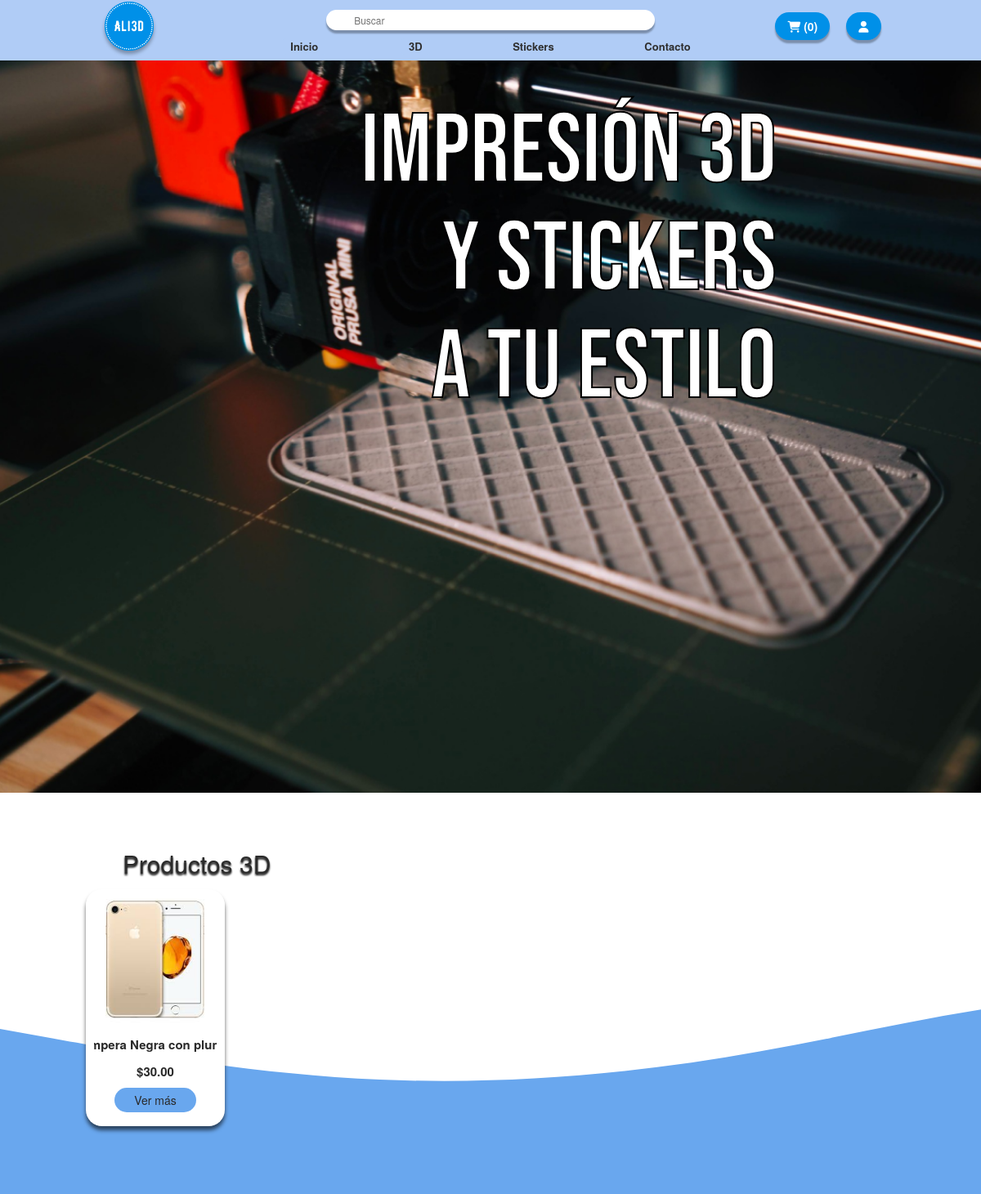
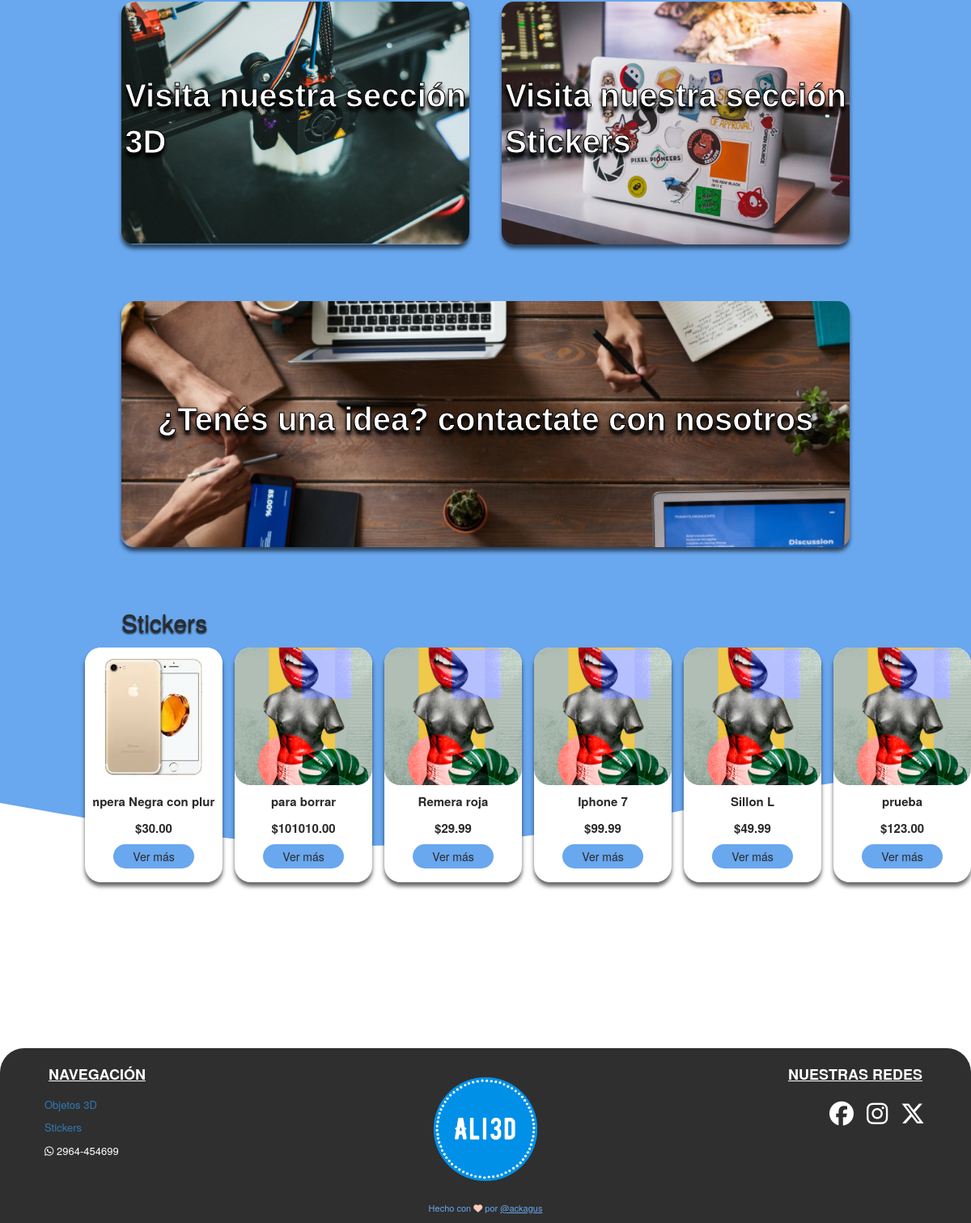
The page / on the database its author committed (2 pictures, top to bottom).
### tables this page shows
CREATE TABLE `productos` (
  `id` int(11) NOT NULL,
  `nombre` varchar(255) DEFAULT NULL,
  `descripcion` text DEFAULT NULL,
  `precio` decimal(10,2) DEFAULT NULL,
  `id_categoria` int(4) DEFAULT NULL,
  `id_subcategoria` int(4) NOT NULL,
  `stock` int(4) NOT NULL,
  `popular` int(11) NOT NULL DEFAULT 0,
  `imagen` varchar(255) DEFAULT NULL,
  `imagen2` text NOT NULL,
  `imagen3` text NOT NULL,
  `imagen4` text NOT NULL,
  `is_3d` tinyint(1) NOT NULL
);

### index.php (the view, shortened to what this page needs)
<?php
    require('app/funciones.php');
?>
<!DOCTYPE html>
<html lang="es">
<head>
  <link rel="stylesheet" href="https://maxcdn.bootstrapcdn.com/bootstrap/3.4.1/css/bootstrap.min.css">
  <link rel="stylesheet" href="estilos/estilo_productos_card.css">
  <link rel="stylesheet" href="estilos/estilo_navbar.css">
  <link rel="stylesheet" href="estilos/estilo_index.css">
  <link rel="stylesheet" href="estilos/estilo_footer.css">
</head>
<body>
  <?php
    include('app/navbar.php');
  ?>
  <section id="page">
  <div id="hero">
    <h1>Impresión 3D <br> y Stickers <br> a tu Estilo</h1>
  </div>
  <section id="conteiner_index">
  <div class="popular-products">
    <h2>Productos 3D</h2>
    <div class="productos-list">
      <?php
      $query = "SELECT * FROM `productos` WHERE `is_3d` = 1 ORDER BY `popular` DESC LIMIT 6";
      $resultado = mysqli_query($conexion, $query);
        while ($producto = mysqli_fetch_array($resultado)) {
          echo "<div class='card'><a href='app/producto.php?id=". $producto['id'] . "'>";
          echo "<div class='card-img'><img class='card-img' src='" . $producto['imagen'] . "' alt='" . $producto['nombre'] . "'></div>";
          echo "<div class='card-info'>";
          echo "<p class='text-title'>" . $producto['nombre'] . "</p>";
          echo "</div>";
          echo "<div class='card-footer'>";
          echo "<span class='text-title'> $" . $producto['precio'] . "</span></a>";
          echo "<a href='app/producto.php?id=". $producto['id'] . "'><div class='card-button'> Ver más";
          echo "</div></a>";
          echo "</div></div>";
        }
      ?>
    </div>
  <div id="secciones" class="parent">
        <div id="seccion_3d" class="div1">
          <a href="app/tienda.php?is_3d=1">
            <div><p>Visita nuestra sección <br>3D</p></div>
          </a>
        </div>
        <div id="seccion_sticker" class="div2">
          <a href="app/tienda.php?is_3d=0">
            <div><p>Visita nuestra sección <br>Stickers</p></div>
          </a>
        </div>
        <div id="seccion_contacto" class="div3">
          <a href="">
            <div><p>¿Tenés una idea? contactate con nosotros</p></div>
          </a>
        </div>
  </div>
  <div class="new-products">
    <h2>Stickers</h2>
    <div class="productos-list">
      <?php
      $query = "SELECT * FROM `productos` WHERE 'is_3d' = 0 ORDER BY `popular` DESC LIMIT 6";
      $resultado = mysqli_query($conexion, $query);
      while ($producto = mysqli_fetch_array($resultado)) {
        echo "<div class='card'><a href='app/producto.php?id=". $producto['id'] . "'>";
        echo "<div class='card-img'><img class='card-img' src='" . $producto['imagen'] . "' alt='" . $producto['nombre'] . "'></div>";
        echo "<div class='card-info'>";
        echo "<p class='text-title'>" . $producto['nombre'] . "</p>";
        echo "</div>";
        echo "<div class='card-footer'>";
        echo "<span class='text-title'> $" . $producto['precio'] . "</span></a>";
        echo "<a href='app/producto.php?id=". $producto['id'] . "'><div class='card-button'> Ver más";
        echo "</div></a>";
        echo "</div></div>";
      }
      ?>
  </section>
  <?php
    include('app/footer.php');
  ?>
  </section>
</body>
</html>

### estilos/estilo_productos_card.css (style rules this page uses)
:root { --azul_1: #0090E8; --azul_2: #69A7EE; --azul_3: #B0CCF6; --azul_4: #ECF2FD; --negro1: #000000; --negro: #2F2F2F; --negro2: #292929; --blanco: #FFFFFF; }
html { font-size: 62.5%; }
.card { width: 17rem; height: 29rem; padding: 1rem; background: #ffffff; position: relative; overflow: visible; box-shadow: 0px 5px 5px rgba(0, 0, 0, 0.6); margin: 0.5rem; border-radius: 2rem; }
.card-img { background-color: transparent; height: 17rem; width: 17rem; margin: -0.5rem 0 0 -0.5rem; border-radius: 2rem; transition: .3s ease; }
.card-info { padding-top: 5%; overflow: hidden; text-overflow: ellipsis; white-space: nowrap; display: flex; justify-content: center; align-items: center; color: var(--negro2); }
.card-footer { width: 100%; height: auto; display: flex; flex-direction: column; justify-content: space-between; align-items: center; padding-top: .8rem; }
.text-title { font-weight: bold; font-size: 1.5rem; line-height: 1.5rem; color: var(--negro2); }
.card-button { background-color: var(--azul_2); color: var(--negro2); width: 10rem; display: flex; padding: 0.5rem; cursor: pointer; border-radius: 1.5rem; transition: .3s ease-in-out; margin-top: 1.2rem; display: flex; justify-content: center; align-items: center; font-size: 1.4rem; }

### estilos/estilo_navbar.css (style rules this page uses)
:root { --azul_1: #0090E8; --azul_2: #69A7EE; --azul_3: #B0CCF6; --azul_4: #ECF2FD; --negro1: #000000; --negro: #2F2F2F; --blanco: #FFFFFF; }

### estilos/estilo_index.css (style rules this page uses)
:root { --azul_1: #0090E8; --azul_2: #69A7EE; --azul_3: #B0CCF6; --azul_4: #ECF2FD; --negro1: #000000; --negro: #2F2F2F; --blanco: #FFFFFF; }
body { background-color: var(--blanco); font-size: 62.5%; }
#page { padding-top: 5rem; }
#hero { width: 100%; height: 90rem; background-image: url(../img/banner/hero.png); background-size: cover; }
#hero h1 { width: 100%; height: 100%; font-size: 12rem; color: var(--blanco); text-align: right; padding: 5rem 25rem 0rem 0rem; -webkit-text-stroke: var(--negro1); -webkit-text-stroke-width: 2px; font-family: 'Bebas Neue', sans-serif; }
.popular-products { background-image: url(../img/pattern/wave.svg); background-size: cover; background-repeat: no-repeat; background-position: 0%; padding-top: 5rem; }
.new-products { background-image: url(../img/pattern/waves2.svg); background-size: cover; background-repeat: no-repeat; background-position: 0%; margin-top: -2rem; margin-bottom: 20rem; }
.popular-products h2, .new-products h2 { width: 100%; display: flex; justify-content: start; padding-left: 15rem; filter: drop-shadow(0px 2px 1px rgba(0, 0, 0, 1)); color: #2b2b2b; }
.productos-list { list-style-type: none; margin-left: 0; padding: 0rem 10rem 0rem 10rem; display: grid; grid-template-columns: repeat(6, 1fr); grid-gap: 0.5rem; justify-items: center; }
#secciones { width: 100%; height: auto; background-color: var(--azul_2); padding: 3rem 10rem 0rem 10rem; }
#seccion_3d { padding: 5rem 2rem 5rem 5rem; height: 40rem; }
#seccion_3d div { height: 100%; width: 100%; background: url(../img/3d.jpg); background-size: cover; background-repeat: no-repeat; border-radius: 1.5rem; display: flex; justify-content: center; align-items: center; box-shadow: 0px 5px 5px rgba(0, 0, 0, 0.6); }
#seccion_sticker { padding: 5rem 5rem 5rem 2rem; height: 40rem; }
#seccion_sticker div { height: 100%; width: 100%; background-image: url(../img/stickers.jpg); background-size: cover; border-radius: 1.5rem; display: flex; justify-content: center; align-items: center; box-shadow: 0px 5px 5px rgba(0, 0, 0, 0.6); }
#seccion_contacto { padding: 2rem 5rem 0rem 5rem; }
#seccion_contacto div { height: 80%; width: 100%; background-image: url(../img/idea.jpg); background-size: cover; border-radius: 1.5rem; display: flex; justify-content: center; align-items: center; box-shadow: 0px 5px 5px rgba(0, 0, 0, 0.6); }
#seccion_contacto div p, #seccion_sticker div p, #seccion_3d div p { font-size: 4rem; font-weight: bold; color: var(--blanco); -webkit-text-stroke: var(--negro1); -webkit-text-stroke-width: 1px; border-radius: 1.5rem; font-family: 'Anton', sans-serif; filter: drop-shadow(0px 5px 2px rgba(0, 0, 0, 1)); }
.parent { display: grid; grid-template-columns: repeat(2, 1fr); grid-template-rows: repeat(2, 1fr); grid-column-gap: 0px; grid-row-gap: 0px; }
.div1 { grid-area: 1 / 1 / 2 / 2; }
.div2 { grid-area: 1 / 2 / 2 / 3; }
.div3 { grid-area: 2 / 1 / 3 / 3; }

### estilos/estilo_footer.css (style rules this page uses)
:root { --azul_1: #0090E8; --azul_2: #69A7EE; --azul_3: #B0CCF6; --azul_4: #ECF2FD; --negro1: #000000; --negro: #2F2F2F; --negro2: #292929; --blanco: #FFFFFF; }

### rows shown on the page
productos: imagen (picture), nombre "Campera Negra con pl…", precio "30.00"
productos: imagen (picture), nombre "para borrar", precio "101010.00"
productos: imagen (picture), nombre "Remera roja", precio "29.99"
productos: imagen (picture), nombre "Iphone 7", precio "99.99"
productos: imagen (picture), nombre "Sillon L", precio "49.99"
productos: imagen (picture), nombre "prueba", precio "123.00"

### other values the page prints
$cantidad_total "0"
